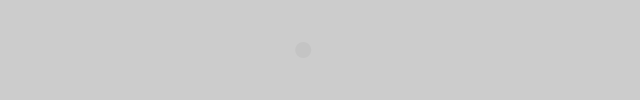
Frame 1 (no input)
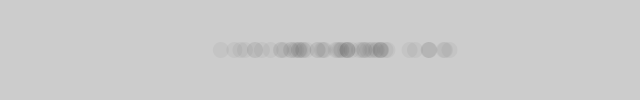
Frame 60 (the mouse pressed at the canvas centre just before this capture)
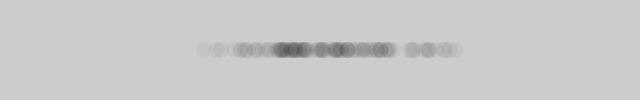
Frame 120 (the mouse held since frame 60 and released just before this capture)

The Processing sketch that drew these frames (run headless with seeded random() and noise(); from frame 60 on, the mouse is pressed at the canvas centre):

// Processing sketch: build
// ── build.pde
import java.util.*;

// Reminder: SD is calculated by:
// 1. Taking the difference from the mean for each person. 
// 2. Then squaring it (variance).
// 3. Calculate the average of all these values.
// 4. Take the square root as the SD.

Random generator; // var name generator

void setup() {
  
  size(640,100);
  
  generator = new Random();
  
}

void draw() {
  
  float num = (float) generator.nextGaussian();
  
  float sd = 60;
  
  float mean = 320;
  
  float x = sd * num + mean;
  
  noStroke();
  
  fill(0,10);
  
  ellipse(x,50,16,16);
  
  
}
